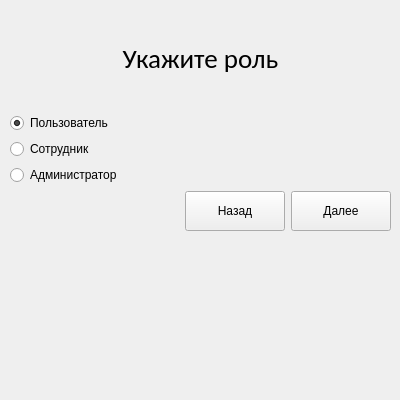
   <widget class="QWidget" name="create_role">
    <widget class="QWidget" name="verticalLayoutWidget_6">
     <property name="geometry">
      <rect>
       <x>10</x>
       <y>10</y>
       <width>381</width>
       <height>381</height>
      </rect>
     </property>
     <layout class="QVBoxLayout" name="verticalLayout_8">
      <item>
       <widget class="QLabel" name="role_label">
        <property name="minimumSize">
         <size>
          <width>0</width>
          <height>97</height>
         </size>
        </property>
        <property name="maximumSize">
         <size>
          <width>16777215</width>
          <height>97</height>
         </size>
        </property>
        <property name="font">
         <font>
          <family>Calibri</family>
          <pointsize>20</pointsize>
         </font>
        </property>
        <property name="text">
         <string>Укажите роль</string>
        </property>
        <property name="alignment">
         <set>Qt::AlignCenter</set>
        </property>
       </widget>
      </item>
      <item>
       <widget class="QRadioButton" name="role_user">
        <property name="text">
         <string>Пользователь</string>
        </property>
        <property name="checked">
         <bool>true</bool>
        </property>
        <attribute name="buttonGroup">
         <string notr="true">roles</string>
        </attribute>
       </widget>
      </item>
      <item>
       <widget class="QRadioButton" name="role_worker">
        <property name="text">
         <string>Сотрудник</string>
        </property>
        <attribute name="buttonGroup">
         <string notr="true">roles</string>
        </attribute>
       </widget>
      </item>
      <item>
       <widget class="QRadioButton" name="role_admin">
        <property name="text">
         <string>Администратор</string>
        </property>
        <attribute name="buttonGroup">
         <string notr="true">roles</string>
        </attribute>
       </widget>
      </item>
      <item>
       <layout class="QHBoxLayout" name="horizontalLayout_8">
        <item>
         <spacer name="horizontalSpacer_6">
          <property name="orientation">
           <enum>Qt::Horizontal</enum>
          </property>
          <property name="sizeHint" stdset="0">
           <size>
            <width>40</width>
            <height>20</height>
           </size>
          </property>
         </spacer>
        </item>
        <item>
         <widget class="QPushButton" name="role_back_btn">
          <property name="minimumSize">
           <size>
            <width>100</width>
            <height>40</height>
           </size>
          </property>
          <property name="text">
           <string>Назад</string>
          </property>
         </widget>
        </item>
        <item>
         <widget class="QPushButton" name="role_next_btn">
          <property name="minimumSize">
           <size>
            <width>100</width>
            <height>40</height>
           </size>
          </property>
          <property name="text">
           <string>Далее</string>
          </property>
         </widget>
        </item>
       </layout>
      </item>
      <item>
       <spacer name="verticalSpacer_7">
        <property name="orientation">
         <enum>Qt::Vertical</enum>
        </property>
        <property name="sizeHint" stdset="0">
         <size>
          <width>376</width>
          <height>82</height>
         </size>
        </property>
       </spacer>
      </item>
     </layout>
    </widget>
   </widget>
